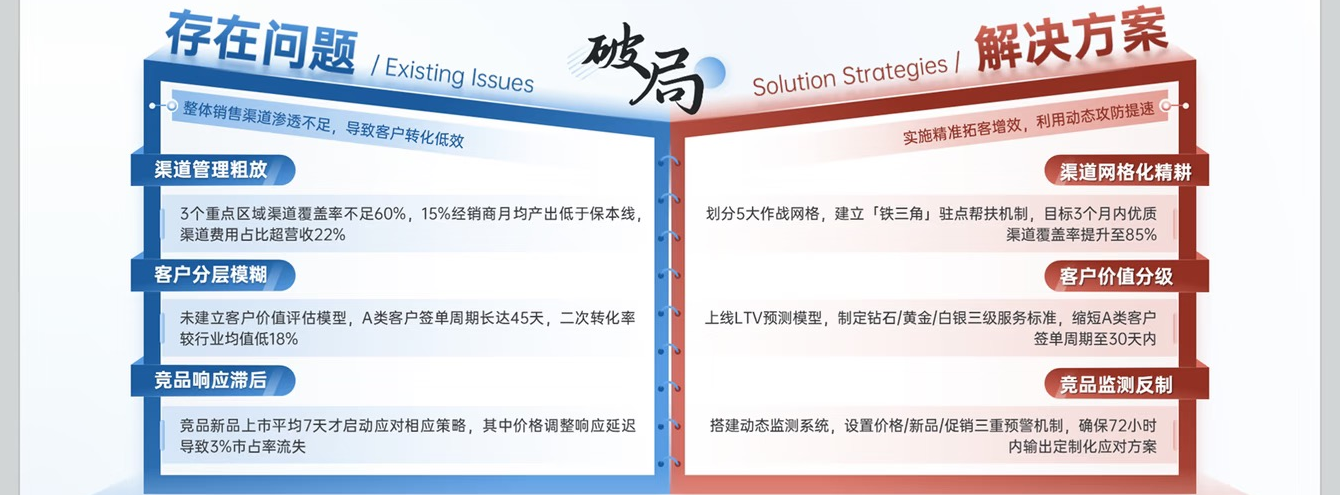
#> input picture assets/exact_folder_crop.png, 1340 x 495 px, given in place of slide_02.png, which was not available
$ python compare_block1_slide02.py
#> lines starting #> are read from the running program, lines starting #| are printed output that depends on the picture; pictures that were not available may be replaced by others from this repository, and a replacement may not be noted
#> in analyze_block1, raw_img is the input picture: PIL image 1340x495 RGB; mean R, G, B 219.6, 217.3, 223.3
### tools/render_and_diff.py
"""Enhanced render_and_diff with True Linear Gradients and High-Fidelity Bold Font Rendering."""

import os
import sys
import math
import argparse
from typing import List, Optional, Tuple, Union
from PIL import Image, ImageDraw, ImageFont
from pptx import Presentation
from pptx.enum.shapes import MSO_SHAPE


# [25 lines left out: functions hex_to_rgb, extract_gradient_colors, not called in this run]


def detect_inner_slide_canvas(img: Image.Image) -> Tuple[int, int, int, int]:
    """Detect the actual white/light slide bounding box within a screenshot with gray bezels."""
    w, h = img.size
#> w = 1340; h = 495
    top_edge, bottom_edge, left_edge, right_edge = 0, h - 1, 0, w - 1
#> top_edge = 0; bottom_edge = 494; left_edge = 0; right_edge = 1339

    # Top
    for y in range(0, h // 3):
        row = [img.getpixel((x, y)) for x in range(w // 4, 3 * w // 4, 10)]
        if sum(p[0] + p[1] + p[2] for p in row) / (3 * len(row)) > 240:
            top_edge = y
            break

    # Bottom
    for y in range(h - 1, 2 * h // 3, -1):
        row = [img.getpixel((x, y)) for x in range(w // 4, 3 * w // 4, 10)]
        if sum(p[0] + p[1] + p[2] for p in row) / (3 * len(row)) > 240:
            bottom_edge = y
            break

    # Left
    for x in range(0, w // 4):
        col = [img.getpixel((x, y)) for y in range(h // 4, 3 * h // 4, 10)]
        if sum(p[0] + p[1] + p[2] for p in col) / (3 * len(col)) > 240:
            left_edge = x
            break

    # Right
    for x in range(w - 1, 3 * w // 4, -1):
        col = [img.getpixel((x, y)) for y in range(h // 4, 3 * h // 4, 10)]
        if sum(p[0] + p[1] + p[2] for p in col) / (3 * len(col)) > 240:
            right_edge = x
            break

    # If image is already exact 16:9 ratio (e.g. 1440x810, 1920x1080) and not an uncropped screenshot
    if abs(w / h - 16.0 / 9.0) < 0.01:
        # Check if top-left and top-right are clean slide background
        corners = [img.getpixel((0, 0)), img.getpixel((w - 1, 0)), img.getpixel((0, h - 1)), img.getpixel((w - 1, h - 1))]
        avg_corner = sum(p[0] + p[1] + p[2] for p in corners) / (4 * 3)
        if avg_corner > 220:  # already clean canvas
            return 0, 0, w, h

    if (right_edge - left_edge > w * 0.7) and (bottom_edge - top_edge > h * 0.7):
        return left_edge, top_edge, right_edge, bottom_edge
    return 0, 0, w, h


# [320 lines left out: functions draw_linear_gradient, render_pptx_to_image, compare_and_generate_diff, main, not called in this run]


# [2 lines that do not run on import are left out]

### tools/compare_block1_slide02.py
"""Comprehensive Inspection and Attribute Comparison for Slide 02 - Block 1 (Header)"""

import os
import sys
from PIL import Image, ImageStat
from pptx import Presentation

sys.path.insert(0, os.path.abspath(os.path.join(os.path.dirname(__file__), "..")))
from tools.render_and_diff import detect_inner_slide_canvas, render_pptx_to_image, compare_and_generate_diff

def analyze_block1():
    # 1. Load Ground Truth Image & Detect Canvas
    raw_img = Image.open("input/slide_02.png").convert("RGB")
    cl, ct, cr, cb = detect_inner_slide_canvas(raw_img)
#> cl = 20; ct = 0; cr = 1319; cb = 473
    canvas = raw_img.crop((cl, ct, cr, cb)).resize((1440, 810), Image.Resampling.LANCZOS)
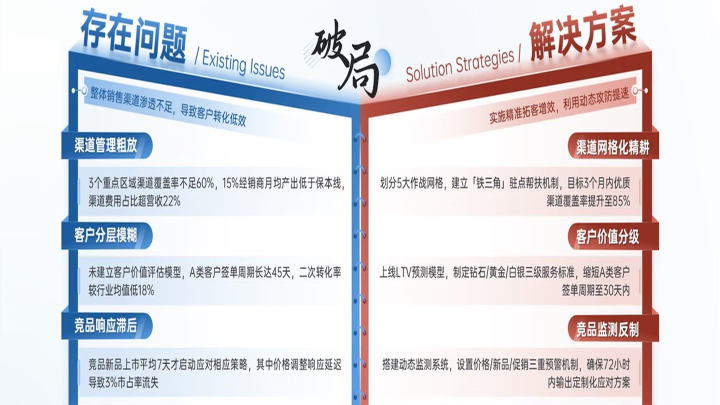
#> canvas: PIL image 1440x810 RGB (shown at 1/2 size); mean R, G, B 221.8, 219.9, 225.3
    w, h = canvas.size
#> w = 1440; h = 810
    p = canvas.load()

    # Crop Block 1 area for visual inspection
    # Block 1 region: y from 0 to 110 in 810 scale (0 to 135 in 0-1000)
    block1_gt = canvas.crop((0, 0, 1440, 105))
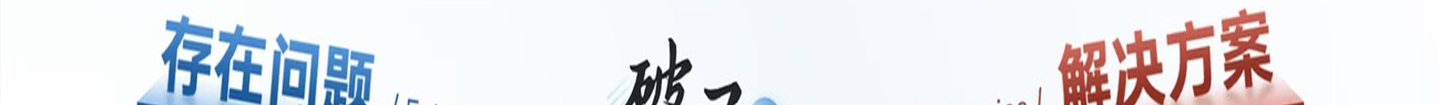
#> block1_gt: PIL image 1440x105 RGB; mean R, G, B 229.7, 229.8, 234.7
    os.makedirs("output", exist_ok=True)
    block1_gt.save("output/crop_gt_slide02_block1.png")

    print("=" * 80)
    print("🔬 [STAGE 1] GROUND TRUTH (原图) BLOCK 1 精准像素与几何测量")
    print("=" * 80)

    # 1.1 Find Main Title "季度工作攻坚策略"
    title_pixels = []
    for y in range(15, 90):
        for x in range(30, 600):
            r, g, b = p[x, y]
            # Title is dark / black (R, G, B < 80)
            if r < 80 and g < 80 and b < 80:
                title_pixels.append((x, y, (r, g, b)))
#> after the loop, title_pixels = []

    gt_title_box_px = []
    gt_title_box_1000 = []
    title_font_pt = 0
    title_color = "#000000"
    if title_pixels:
        min_tx = min(pt[0] for pt in title_pixels)
        max_tx = max(pt[0] for pt in title_pixels)
        min_ty = min(pt[1] for pt in title_pixels)
        max_ty = max(pt[1] for pt in title_pixels)
        gt_title_box_px = [min_tx, min_ty, max_tx - min_tx, max_ty - min_ty]
        gt_title_box_1000 = [
            round(min_tx / w * 1000, 1),
            round(min_ty / h * 1000, 1),
            round((max_tx - min_tx) / w * 1000, 1),
            round((max_ty - min_ty) / h * 1000, 1)
        ]
        h_px = max_ty - min_ty
        # Em square conversion: font_size ≈ h_px * 0.667 / 0.82
        title_font_pt = round((h_px * 0.667) / 0.82, 1)
        # Sample color from darkest central pixels
        darkest = min(title_pixels, key=lambda pt: sum(pt[2]))[2]
        title_color = f"#{darkest[0]:02X}{darkest[1]:02X}{darkest[2]:02X}"

        print(f"1. 主标题 (Title):")
        print(f"   • 像素范围 (1440x810): X=[{min_tx}, {max_tx}], Y=[{min_ty}, {max_ty}], 尺寸=({max_tx-min_tx}x{h_px} px)")
        print(f"   • 0-1000 坐标: box={gt_title_box_1000}")
        print(f"   • 测得字符像素高: {h_px} px -> 理论字号: {title_font_pt} pt (对应字阶: ~26-28 pt)")
        print(f"   • 对齐方式: 靠左对齐 (Left), 左边距: {gt_title_box_1000[0]}")
        print(f"   • 测得颜色: {title_color}")

    # 1.2 Find Divider Line
    line_pixels = []
    for y in range(50, 95):
        for x in range(30, 1400):
            r, g, b = p[x, y]
            # Divider line is light gray / blue-gray (190 < r,g,b < 230)
            if 180 < r < 235 and 180 < g < 235 and 180 < b < 235 and abs(r - g) < 15 and abs(g - b) < 15:
                # Check if it forms a continuous horizontal line
                line_pixels.append((x, y, (r, g, b)))
#> after the loop, line_pixels = 204 items

    gt_line_box_1000 = []
    line_color = "#CBD5E1"
    line_thickness_pt = 1.0
    if line_pixels:
        # Group by Y to find the most populated line
        y_counts = {}
        for x, y, c in line_pixels:
            y_counts[y] = y_counts.get(y, 0) + 1
#> this loop made 204 passes
#> (x, y, c) on passes 1 to 3: (1223, 53, (223, 214, 212)), (1269, 53, (229, 220, 216)), (676, 57, (184, 188, 191))
#> after the loop, y_counts = 39 items
        best_y = max(y_counts, key=y_counts.get)
#> best_y = 87
        line_xs = [pt[0] for pt in line_pixels if abs(pt[1] - best_y) <= 1]
#> line_xs = 36 values, max 1288 at index 21, min 152 at index 8, mean 756.1
        if line_xs:
            min_lx, max_lx = min(line_xs), max(line_xs)
#> min_lx = 152; max_lx = 1288
            gt_line_box_1000 = [
                round(min_lx / w * 1000, 1),
                round(best_y / h * 1000, 1),
                round((max_lx - min_lx) / w * 1000, 1),
                round(1.5 / 0.81, 1)
            ]
#> gt_line_box_1000 = [105.6, 107.4, 788.9, 1.9]
            c_samples = [pt[2] for pt in line_pixels if pt[1] == best_y]
#> c_samples = [(223, 228, 234), (226, 228, 229), (188, 192, 195), (218, 222, 225), (193, 197, 199), (214, 218, 221), (219, 222, 227), (196, 198, 204), (216, 220, 224), (211, 214, 219), (211, 205, 210), (234, 234, 231), (231, 218, 215), (234, 222, 220)]
            avg_c = tuple(sum(col[i] for col in c_samples)//len(c_samples) for i in range(3))
#> avg_c = (215, 215, 218)
            line_color = f"#{avg_c[0]:02X}{avg_c[1]:02X}{avg_c[2]:02X}"
#> line_color = '#D7D7DA'
            print(f"\n2. 下划分割线 (Divider Line):")
            print(f"   • 0-1000 坐标: [left={gt_line_box_1000[0]}, top={gt_line_box_1000[1]}, width={gt_line_box_1000[2]}]")
#|    • 0-1000 坐标: [left=105.6, top=107.4, width=788.9]
            print(f"   • 测得颜色: {line_color}")
#|    • 测得颜色: #D7D7DA

    # 1.3 Find Right Author Tag
    author_pixels = []
    for y in range(15, 80):
        for x in range(1000, 1420):
            r, g, b = p[x, y]
            if r < 120 and g < 120 and b < 120:
                author_pixels.append((x, y, (r, g, b)))
#> after the loop, author_pixels = 15 items

    gt_author_box_1000 = []
    author_font_pt = 0
    author_color = "#181818"
    if author_pixels:
        min_ax = min(pt[0] for pt in author_pixels)
#> min_ax = 1240
        max_ax = max(pt[0] for pt in author_pixels)
#> max_ax = 1271
        min_ay = min(pt[1] for pt in author_pixels)
#> min_ay = 55
        max_ay = max(pt[1] for pt in author_pixels)
#> max_ay = 78
        gt_author_box_1000 = [
            round(min_ax / w * 1000, 1),
            round(min_ay / h * 1000, 1),
            round((max_ax - min_ax) / w * 1000, 1),
            round((max_ay - min_ay) / h * 1000, 1)
        ]
#> gt_author_box_1000 = [861.1, 67.9, 21.5, 28.4]
        ah_px = max_ay - min_ay
#> ah_px = 23
        author_font_pt = round((ah_px * 0.667) / 0.82, 1)
#> author_font_pt = 18.7
        darkest_a = min(author_pixels, key=lambda pt: sum(pt[2]))[2]
#> darkest_a = (118, 34, 20)
        author_color = f"#{darkest_a[0]:02X}{darkest_a[1]:02X}{darkest_a[2]:02X}"
#> author_color = '#762214'

        print(f"\n3. 右侧作者标识 (Author Tag):")
        print(f"   • 0-1000 坐标: box={gt_author_box_1000}")
#|    • 0-1000 坐标: box=[861.1, 67.9, 21.5, 28.4]
        print(f"   • 测得字符像素高: {ah_px} px -> 理论字号: {author_font_pt} pt (对应字阶: ~13-15 pt)")
#|    • 测得字符像素高: 23 px -> 理论字号: 18.7 pt (对应字阶: ~13-15 pt)
        print(f"   • 对齐方式: 靠右对齐 (Right), 右边距: {round(1000 - (gt_author_box_1000[0] + gt_author_box_1000[2]), 1)}")
#|    • 对齐方式: 靠右对齐 (Right), 右边距: 117.4
        print(f"   • 测得颜色: {author_color}")
#|    • 测得颜色: #762214

    print("\n" + "=" * 80)
    print("📦 [STAGE 2] PPTX 文件 (OpenXML DOM) 真实属性提取")
    print("=" * 80)

    prs = Presentation("output/slide_02.pptx")
    slide = prs.slides[0]
    sw, sh = prs.slide_width, prs.slide_height

    pptx_b1_elements = []
    for idx, shape in enumerate(slide.shapes):
        l = round((shape.left / sw) * 1000.0, 1)
        t = round((shape.top / sh) * 1000.0, 1)
        w_ = round((shape.width / sw) * 1000.0, 1)
        h_ = round((shape.height / sh) * 1000.0, 1)

        # We care about Block 1 elements (top <= 100)
        if t <= 100:
            text = ""
            font_size = None
            bold = False
            align = "left"
            font_color = None
            fill_color = None

            if shape.has_text_frame:
                tf = shape.text_frame
                text = tf.text.strip()
                if tf.paragraphs:
                    p0 = tf.paragraphs[0]
                    if p0.alignment == 2:
                        align = "center"
                    elif p0.alignment == 3:
                        align = "right"
                    elif p0.alignment == 1:
                        align = "left"
                    if p0.runs:
                        r0 = p0.runs[0]
                        font_size = r0.font.size.pt if r0.font.size else None
                        bold = r0.font.bold or False
                        if r0.font.color and r0.font.color.rgb:
                            font_color = f"#{r0.font.color.rgb}"

            try:
                if shape.fill and shape.fill.type == 1:
                    fill_color = f"#{shape.fill.fore_color.rgb}"
            except Exception:
                pass

            elem = {
                "id": idx + 1,
                "name": shape.name,
                "box": [l, t, w_, h_],
                "text": text,
                "font_size": font_size,
                "bold": bold,
                "align": align,
                "font_color": font_color,
                "fill_color": fill_color,
            }
            pptx_b1_elements.append(elem)
            print(f"  • Shape #{idx+1} ({shape.name}):")
            print(f"    - box: {elem['box']}")
            print(f"    - text: '{elem['text']}'")
            print(f"    - font_size: {elem['font_size']} pt, bold: {elem['bold']}, align: {elem['align']}, color: {elem['font_color']}, fill: {elem['fill_color']}")

    # 3. Render Block 1 slice diff
    render_and_diff_b1()

def render_and_diff_b1():
    print("\n" + "=" * 80)
    print("🎨 [STAGE 3] 生成 Block 1 局部切片比对图 (Slice Diff)")
    print("=" * 80)
    # Block 1 crop box: [30, 20, 940, 85]
    os.system(".venv/bin/python tools/render_and_diff.py output/slide_02.pptx input/slide_02.png --crop-box 30 20 940 85 --block-title 'Block 1: Header Section' -o output/diff_block1_slide02.png")

if __name__ == "__main__":
    analyze_block1()
#> (the call stopped at in analyze_block1, `prs = Presentation("output/slide_02.pptx")`: pptx is not available in this run)

$ run again, on assets/slide1_3d_book.png
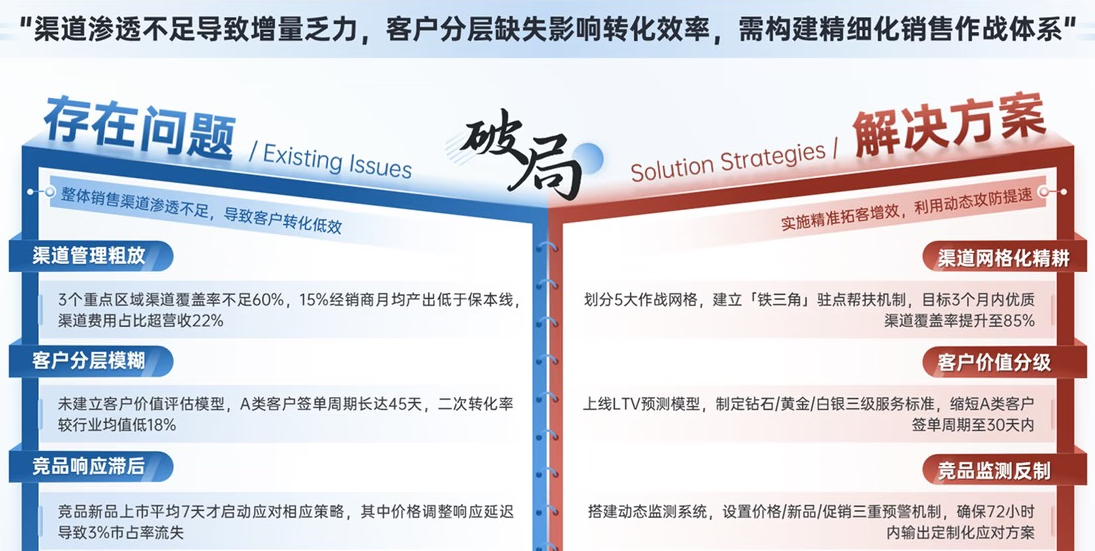
#> input picture assets/slide1_3d_book.png, 1095 x 551 px, given in place of slide_02.png, which was not available
#> in analyze_block1, raw_img is the input picture: PIL image 1095x551 RGB; mean R, G, B 214.5, 213.5, 220.4
#> cl = 0; ct = 58; cr = 1094; cb = 550
#> in analyze_block1, `canvas = raw_img.crop((cl, ct, cr, cb)).resize((1440, 810), Image.Resa..`:
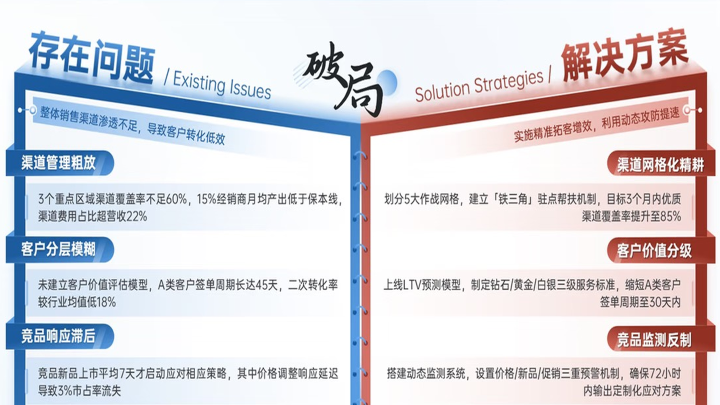
#> canvas: PIL image 1440x810 RGB (shown at 1/2 size); mean R, G, B 217.8, 215.4, 221.4
#> in analyze_block1, `block1_gt = canvas.crop((0, 0, 1440, 105))`:
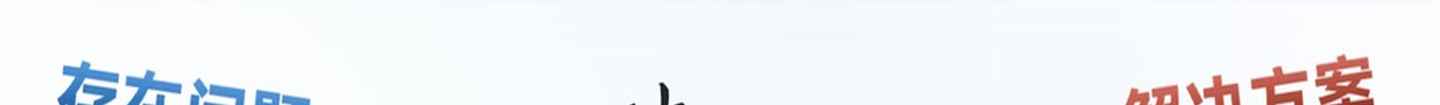
#> block1_gt: PIL image 1440x105 RGB; mean R, G, B 241.4, 242.8, 246.6
#> after the loop in analyze_block1, `for y in range(15, 90):`: title_pixels = []
#> after the loop in analyze_block1, `for y in range(50, 95):`: line_pixels = 23 items
#> the loop in analyze_block1, `for x, y, c in line_pixels:` made 23 passes
#> (x, y, c) on passes 1 to 8: (1272, 68, (224, 212, 202)), (1372, 78, (230, 219, 216)), (659, 82, (204, 207, 208)), (663, 82, (195, 198, 200)), (658, 83, (214, 219, 222)), (664, 83, (193, 197, 199)), (658, 84, (209, 214, 217)), (665, 84, (204, 208, 210))
#> after the loop in analyze_block1, `for x, y, c in line_pixels:`: y_counts = 14 items
#> best_y = 85
#> line_xs = [658, 665, 125, 658, 666, 659]
#> min_lx = 125; max_lx = 666
#> gt_line_box_1000 = [86.8, 104.9, 375.7, 1.9]
#> c_samples = [(202, 216, 229), (231, 233, 234), (222, 226, 229)]
#> avg_c = (218, 225, 230)
#> line_color = '#DAE1E6'
#|    • 0-1000 坐标: [left=86.8, top=104.9, width=375.7]
#|    • 测得颜色: #DAE1E6
#> after the loop in analyze_block1, `for y in range(15, 80):`: author_pixels = []

$ run again, on assets/slide1_3d_clean_base.png
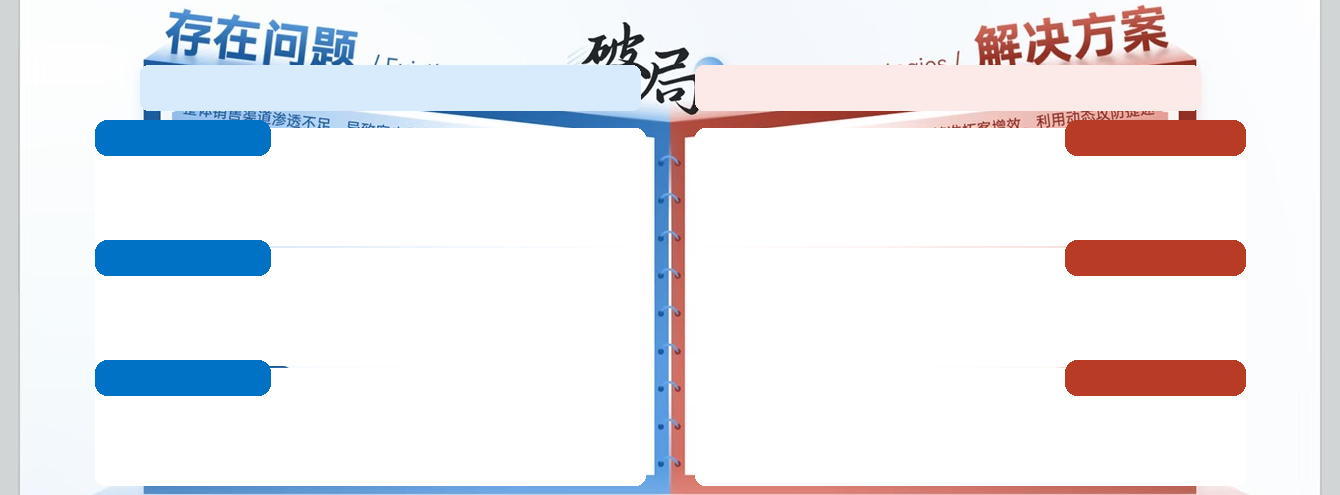
#> input picture assets/slide1_3d_clean_base.png, 1340 x 495 px, given in place of slide_02.png, which was not available
#> cl = 20; ct = 0; cr = 1319; cb = 485
#> in analyze_block1, `canvas = raw_img.crop((cl, ct, cr, cb)).resize((1440, 810), Image.Resa..`:
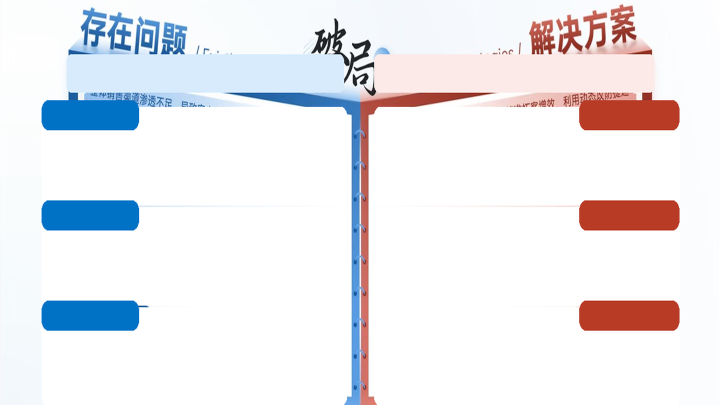
#> canvas: PIL image 1440x810 RGB (shown at 1/2 size); mean R, G, B 235, 234.5, 238.7
#> in analyze_block1, `block1_gt = canvas.crop((0, 0, 1440, 105))`:
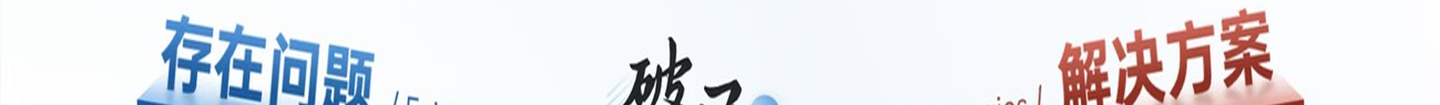
#> block1_gt: PIL image 1440x105 RGB; mean R, G, B 229.3, 229.4, 234.3
#> after the loop in analyze_block1, `for y in range(15, 90):`: title_pixels = []
#> after the loop in analyze_block1, `for y in range(50, 95):`: line_pixels = 222 items
#> the loop in analyze_block1, `for x, y, c in line_pixels:` made 222 passes
#> (x, y, c) on passes 1 to 3: (1223, 52, (219, 207, 205)), (676, 55, (181, 185, 188)), (676, 56, (187, 191, 194))
#> after the loop in analyze_block1, `for x, y, c in line_pixels:`: y_counts = 41 items
#> best_y = 85
#> line_xs = 35 values, max 1288 at index 20, min 151 at index 21, mean 742.5
#> min_lx = 151; max_lx = 1288
#> gt_line_box_1000 = [104.9, 104.9, 789.6, 1.9]
#> c_samples = [(222, 227, 233), (194, 198, 201), (217, 221, 224), (189, 193, 195), (204, 208, 211), (211, 214, 218), (184, 186, 192), (227, 230, 234), (207, 210, 214), (202, 205, 209), (205, 199, 204), (233, 233, 231), (231, 217, 215), (234, 221, 219)]
#> avg_c = (211, 211, 214)
#> line_color = '#D3D3D6'
#|    • 0-1000 坐标: [left=104.9, top=104.9, width=789.6]
#|    • 测得颜色: #D3D3D6
#> after the loop in analyze_block1, `for y in range(15, 80):`: author_pixels = 15 items
#> min_ax = 1241
#> max_ax = 1271
#> min_ay = 69
#> max_ay = 79
#> gt_author_box_1000 = [861.8, 85.2, 20.8, 12.3]
#> ah_px = 10
#> author_font_pt = 8.1
#> darkest_a = (116, 36, 22)
#> author_color = '#742416'
#|    • 0-1000 坐标: box=[861.8, 85.2, 20.8, 12.3]
#|    • 测得字符像素高: 10 px -> 理论字号: 8.1 pt (对应字阶: ~13-15 pt)
#|    • 对齐方式: 靠右对齐 (Right), 右边距: 117.4
#|    • 测得颜色: #742416
